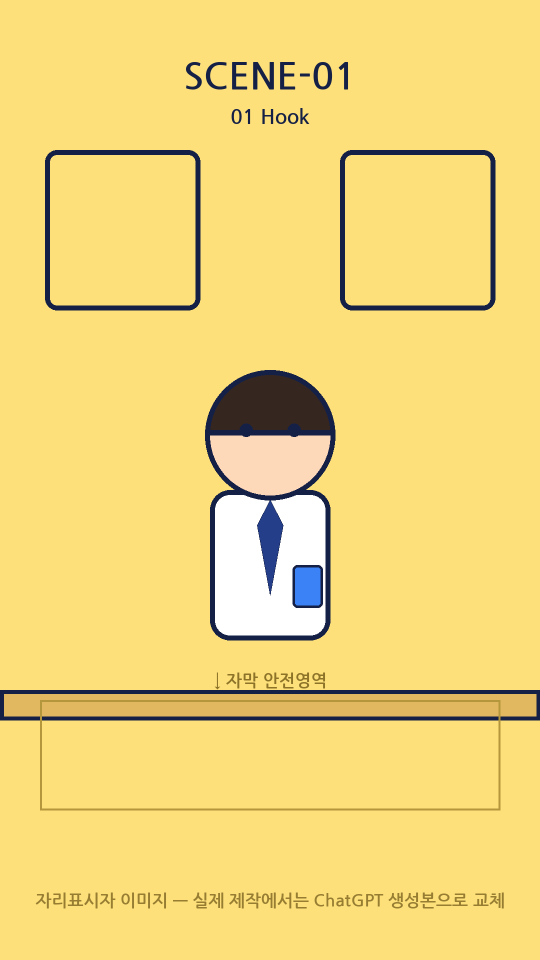
#> input picture inputs/2026-09-18/scene-01.png, 1080 x 1920 px (shown at 1/2 size)
$ python -i split_sheet.py   (imports and definitions only)
#> lines starting #> are read from the running program, lines starting #| are printed output that depends on the picture
#> further down, picture is the input picture: PIL image 1080x1920 RGB; mean R, G, B 241, 214.1, 122.4
#!/usr/bin/env python3
"""여러 씬이 한 장에 붙어 있는 합본 이미지를 씬별 파일로 쪼갠다.

ChatGPT에 8장을 한 번에 요청하면 2열×4행 같은 격자 한 장으로 주는 경우가 있다.
그대로는 쓸 수 없으므로 칸 단위로 잘라 scene-01.png ~ scene-08.png로 저장한다.

    python tools/split_sheet.py 합본.png inputs/2026-09-18 --cols 2 --rows 4

칸 비율이 9:16이 아닐 때 맞추는 방법(--fit):

    extend  (기본) 좌우는 그대로 두고 위아래를 가장자리 색으로 늘린다.
            배경(창문/시계/바인더)이 보존되고 확대 배율도 낮아 화질 손실이 적다.
            배경이 단색에 가까운 이 채널 스타일에 맞다.
    cover   좌우를 잘라 9:16을 만든다. 배경이 크게 잘리고 확대 배율이 커진다.
    pad     위아래를 단색으로 채운다. --pad-color로 색을 지정한다.

주의: 합본에서 잘라낸 이미지는 개별 생성본보다 해상도가 낮다.
      흐름 확인용으로는 충분하지만, 최종 업로드용으로는 개별 생성을 권한다.
"""

from __future__ import annotations

import argparse
import sys
from pathlib import Path

from PIL import Image

TARGET_W, TARGET_H = 1080, 1920
TARGET_RATIO = TARGET_W / TARGET_H

FIT_EXTEND = "extend"
FIT_COVER = "cover"
FIT_PAD = "pad"


def background_color(img: Image.Image) -> tuple[int, int, int]:
    """칸에서 가장 넓은 면적을 차지하는 색.

    이 채널은 배경이 단색 노란 벽이라 최빈색이 곧 배경색이다.
    가장자리 한 줄의 평균을 쓰면 거기 걸친 머리카락이나 소품에 끌려가므로 쓰지 않는다.
    """
    small = img.convert("RGB").resize((64, 64), Image.BOX)
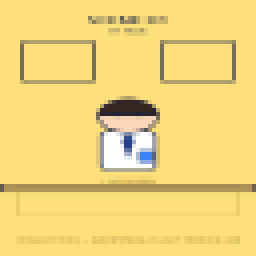
#> small: PIL image 64x64 RGB (shown 4 times larger); mean R, G, B 241, 214.1, 122.4
    # 비슷한 색을 한 덩어리로 묶으려고 채널당 8단계로 양자화한다.
    quantized = small.point(lambda value: (value // 32) * 32 + 16)
    colors = quantized.getcolors(64 * 64) or [(1, (251, 216, 46))]
#> colors = 40 items
    return max(colors)[1]


# [143 lines left out: functions to_target, split, main, not called in this run]


# [2 lines not run here, left out]

>>> from PIL import Image
>>> picture = Image.open('../inputs/2026-09-18/scene-01.png')
>>> result = background_color(picture)
#> result = (240, 240, 112)
